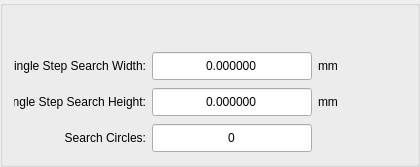
            <widget class="ISTAR::GUI::GroupBox" name="gb_upAlignMarkSearch">
             <property name="minimumSize">
              <size>
               <width>420</width>
               <height>0</height>
              </size>
             </property>
             <property name="maximumSize">
              <size>
               <width>420</width>
               <height>16777215</height>
              </size>
             </property>
             <property name="styleSheet">
              <string notr="true"/>
             </property>
             <layout class="QGridLayout" name="gridLayout_16">
              <property name="topMargin">
               <number>45</number>
              </property>
              <property name="rightMargin">
               <number>9</number>
              </property>
              <property name="spacing">
               <number>6</number>
              </property>
              <item row="0" column="0">
               <widget class="QLabel" name="label_38">
                <property name="minimumSize">
                 <size>
                  <width>120</width>
                  <height>30</height>
                 </size>
                </property>
                <property name="maximumSize">
                 <size>
                  <width>16777215</width>
                  <height>30</height>
                 </size>
                </property>
                <property name="text">
                 <string>Single Step Search Width:</string>
                </property>
                <property name="alignment">
                 <set>Qt::AlignRight|Qt::AlignTrailing|Qt::AlignVCenter</set>
                </property>
               </widget>
              </item>
              <item row="1" column="0">
               <widget class="QLabel" name="label_39">
                <property name="minimumSize">
                 <size>
                  <width>120</width>
                  <height>30</height>
                 </size>
                </property>
                <property name="maximumSize">
                 <size>
                  <width>16777215</width>
                  <height>30</height>
                 </size>
                </property>
                <property name="text">
                 <string>Single Step Search Height:</string>
                </property>
                <property name="alignment">
                 <set>Qt::AlignRight|Qt::AlignTrailing|Qt::AlignVCenter</set>
                </property>
               </widget>
              </item>
              <item row="0" column="2">
               <widget class="QLabel" name="label_13">
                <property name="text">
                 <string>mm</string>
                </property>
               </widget>
              </item>
              <item row="0" column="1">
               <widget class="QDoubleSpinBox" name="dsb_upAlignMarkSearch_width">
                <property name="minimumSize">
                 <size>
                  <width>160</width>
                  <height>30</height>
                 </size>
                </property>
                <property name="maximumSize">
                 <size>
                  <width>16777215</width>
                  <height>30</height>
                 </size>
                </property>
                <property name="alignment">
                 <set>Qt::AlignCenter</set>
                </property>
                <property name="buttonSymbols">
                 <enum>QAbstractSpinBox::NoButtons</enum>
                </property>
                <property name="decimals">
                 <number>6</number>
                </property>
                <property name="maximum">
                 <double>999.999000000000024</double>
                </property>
               </widget>
              </item>
              <item row="2" column="1">
               <widget class="QDoubleSpinBox" name="dsb_upAlignMarkSearch_circles">
                <property name="minimumSize">
                 <size>
                  <width>160</width>
                  <height>30</height>
                 </size>
                </property>
                <property name="maximumSize">
                 <size>
                  <width>160</width>
                  <height>30</height>
                 </size>
                </property>
                <property name="alignment">
                 <set>Qt::AlignCenter</set>
                </property>
                <property name="buttonSymbols">
                 <enum>QAbstractSpinBox::NoButtons</enum>
                </property>
                <property name="decimals">
                 <number>0</number>
                </property>
                <property name="minimum">
                 <double>0.000000000000000</double>
                </property>
                <property name="maximum">
                 <double>9999.000000000000000</double>
                </property>
               </widget>
              </item>
              <item row="1" column="2">
               <widget class="QLabel" name="label_40">
                <property name="minimumSize">
                 <size>
                  <width>90</width>
                  <height>30</height>
                 </size>
                </property>
                <property name="maximumSize">
                 <size>
                  <width>90</width>
                  <height>30</height>
                 </size>
                </property>
                <property name="text">
                 <string>mm</string>
                </property>
               </widget>
              </item>
              <item row="2" column="0">
               <widget class="QLabel" name="label_41">
                <property name="minimumSize">
                 <size>
                  <width>120</width>
                  <height>30</height>
                 </size>
                </property>
                <property name="maximumSize">
                 <size>
                  <width>16777215</width>
                  <height>30</height>
                 </size>
                </property>
                <property name="text">
                 <string>Search Circles:</string>
                </property>
                <property name="alignment">
                 <set>Qt::AlignRight|Qt::AlignTrailing|Qt::AlignVCenter</set>
                </property>
               </widget>
              </item>
              <item row="1" column="1">
               <widget class="QDoubleSpinBox" name="dsb_upAlignMarkSearch_height">
                <property name="minimumSize">
                 <size>
                  <width>160</width>
                  <height>30</height>
                 </size>
                </property>
                <property name="maximumSize">
                 <size>
                  <width>160</width>
                  <height>30</height>
                 </size>
                </property>
                <property name="alignment">
                 <set>Qt::AlignCenter</set>
                </property>
                <property name="buttonSymbols">
                 <enum>QAbstractSpinBox::NoButtons</enum>
                </property>
                <property name="decimals">
                 <number>6</number>
                </property>
                <property name="minimum">
                 <double>0.000000000000000</double>
                </property>
                <property name="maximum">
                 <double>9999.000000000000000</double>
                </property>
               </widget>
              </item>
             </layout>
            </widget>
